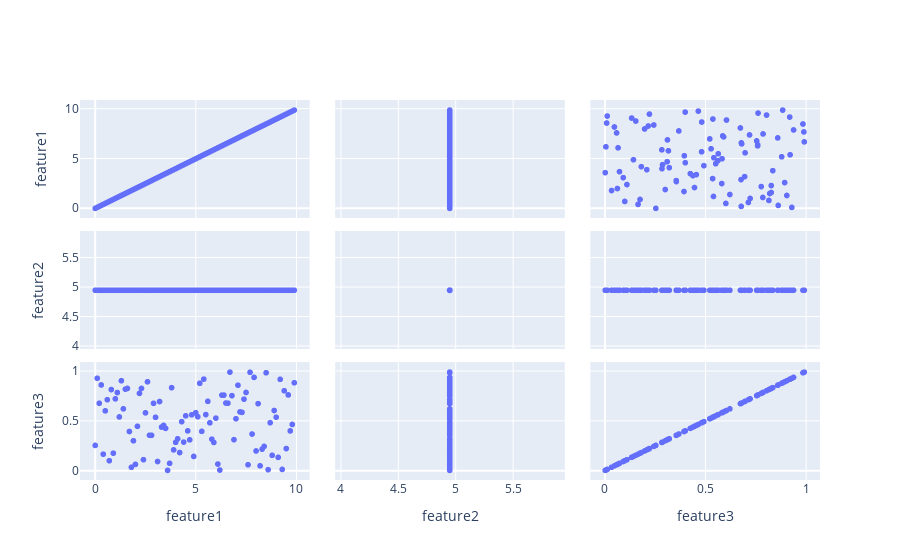

Write notebook code for a chart like this one.
### Markdown cell above
Можливо в цьому випадку не дуже інформативна картинка. Крім того, якщо ознак більше 3, то їхній взаємозв'язок вже не покажеш візуально (можна використовувати розмір маркера або колір, але його складно порівнювати з геометричним положенням, та й підходять колір і розмір більше для "відповіді").

Тому існує інший вид діаграм:

Pairplot у seaborn - https://seaborn.pydata.org/generated/seaborn.pairplot.html

Scatterplot в plotly - https://plotly.com/python/splom/

По суті, це матриця з попарних плоских графіків розподілів ознак.

Слід зазначити, що з діагоналі цієї матриці завжди будуть марні графіки розподілу ознаки щодо себе.

Ми скористаємося Plotly:

### Code cell
fig = go.Figure()

fig.add_trace(go.Splom(dimensions=[
    dict(label='feature1', values=Data['feature1']),
    dict(label='feature2', values=Data['feature2']),
    dict(label='feature3', values=Data['feature3'])
],))

fig.show()
